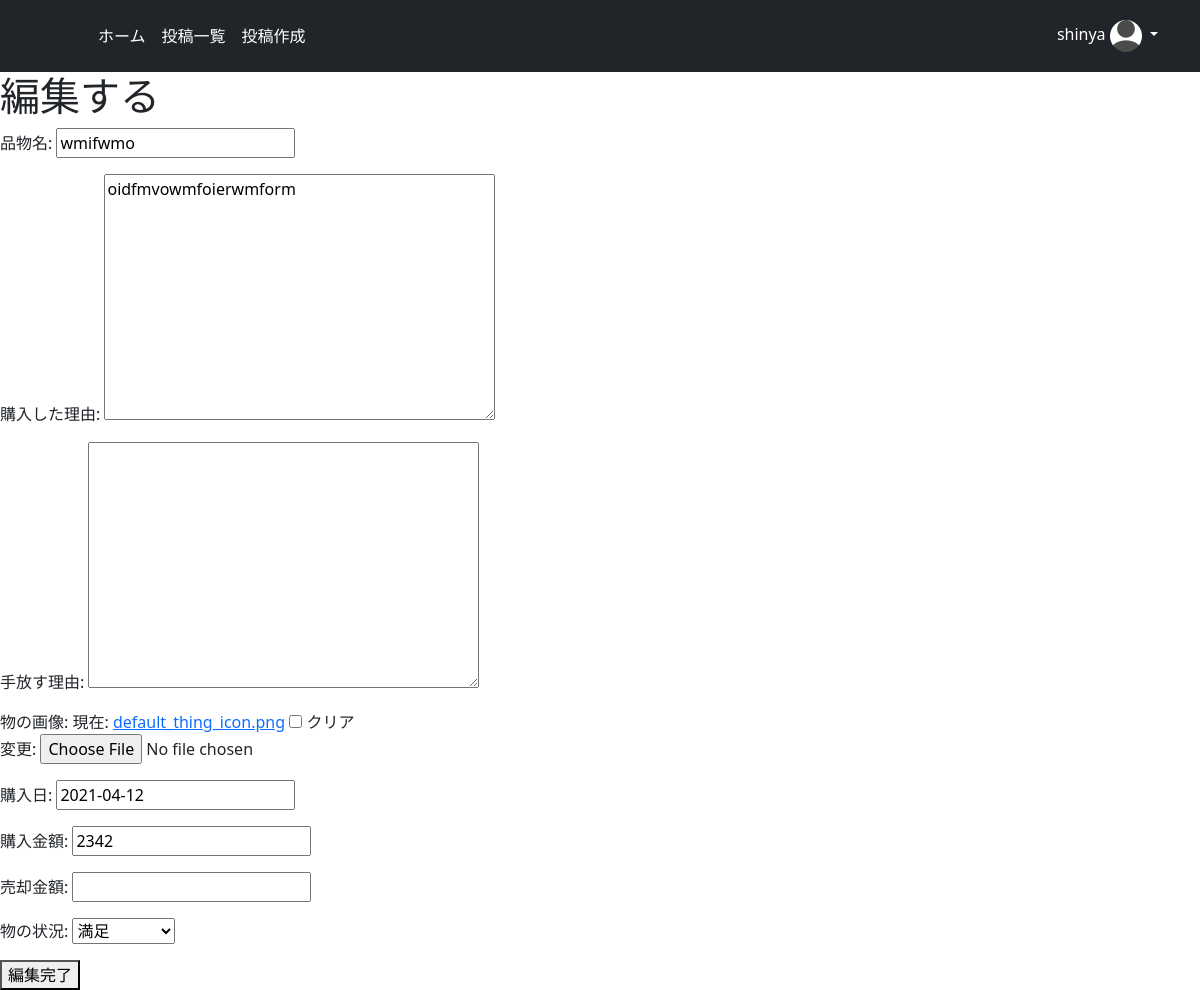
/update/9 (signed in), run on the app's committed database.
### minimal/models.py (models this page shows, shortened)
class CustomUser(AbstractUser):
    image = models.ImageField(upload_to='', blank=True, null=True, verbose_name='プロフィール画像', default='default_user_icon.jpeg')

class MinimalModel(models.Model):
    title = models.CharField(max_length=20, verbose_name='品物名')
    author = models.ForeignKey(get_user_model(), on_delete=models.CASCADE, verbose_name='購入者')
    buy_reason = models.TextField(verbose_name='購入した理由')
    sell_reason = models.TextField(null=True, blank=True, verbose_name='手放す理由')
    status = models.ForeignKey(ThingStatus, on_delete=models.PROTECT, verbose_name='物の状況')
    obj_image = models.ImageField(upload_to='', blank=True, null=True, default='default_thing_icon.png', verbose_name='物の画像')
    buy_date = models.DateField(verbose_name='購入日')
    buy_price = models.IntegerField(verbose_name='購入金額')
    sell_price = models.IntegerField(null=True, blank=True, verbose_name='売却金額')
    nice_throw = models.IntegerField(null=True, blank=True)

### minimal/views.py (the view)
# urls.py: path('update/<int:pk>', views.update, name='update'),
@login_required
def update(request, pk):
    if pk:
        object = get_object_or_404(MinimalModel, pk=pk)
    else:
        object = MinimalModel()
    if object.author.id == request.user.id:
        if request.method == 'POST':
            form = ThingUpdateForm(request.POST, request.FILES, instance=object)
            if form.is_valid():
                post = form.save(commit=False)
                post.author = request.user
                post.save()
                return redirect('detail', pk=pk)
        else:
            form = ThingUpdateForm(instance=object)
        return render(request, 'update.html', {'form': form})
    else:
        message = '他のアカウントの投稿は編集できません。'
        return render(request, 'detail.html', {'message': message, 'object': object})

### minimal/forms.py
class ThingUpdateForm(forms.ModelForm):
    class Meta:
        model = MinimalModel
        fields = ('title', 'buy_reason', 'sell_reason' , 'obj_image', 'buy_date', 'buy_price', 'sell_price', 'status')

### minimal/models.py (called while the page is built)
    def __str__(self):
        return self.name

### templates/update.html (shortened to what this page needs)
{% extends 'base.html' %}
{% block content %}
  <h1>編集する</h1>
  <form method="post" enctype="multipart/form-data">
    {{ form.as_p }}
    <button type="submit">編集完了</button>
  </form>
{% endblock %}

### templates/base.html (shortened to what this page needs)
{% load static %}
<!doctype html>
<html lang="ja">
  <head>
    <link href="https://cdn.jsdelivr.net/npm/bootstrap@5.0.0-beta1/dist/css/bootstrap.min.css" rel="stylesheet">
    {% block customcss %}
    <link href="{% static 'header.css' %}" rel="stylesheet">
    <link rel="stylesheet" href="https://pro.fontawesome.com/releases/v5.10.0/css/all.css"/>
    {% endblock customcss %}
  </head>
  <body>
    <header class="p-3 bg-dark text-white">
      <div class="container">
        <div class="d-flex flex-wrap align-items-center justify-content-center justify-content-lg-start">
          <a href="/" class="d-flex align-items-center mb-2 mb-lg-0 text-white text-decoration-none">
          <svg class="bi me-2" width="40" height="32"><use xlink:href="#bootstrap"/></svg>
          </a>
          <ul class="nav col-12 col-lg-auto me-lg-auto mb-2 justify-content-center mb-md-0">
            <li><a href="{% url 'index' %}" class="nav-link px-2 text-white">ホーム</a></li>
            <li><a href="{% url 'list' %}" class="nav-link px-2 text-white">投稿一覧</a></li>
            {% if request.user.is_authenticated %}
            <li><a href="{% url 'create' %}" class="nav-link px-2 text-white">投稿作成</a></li>
            {% endif %}
          </ul>
      {% if request.user.is_authenticated %}
          <div class="dropdown text-end">
            <a href="#" class="d-block link-dark text-decoration-none dropdown-toggle" id="dropdownUser1" data-bs-toggle="dropdown" aria-expanded="false">
            {{ request.user }}
            <img src="{{ request.user.image.url }}" alt="mdo" width="32" height="32" class="rounded-circle">
            </a>
          </div>
      {% else %}
          <div class="text-end">
            <a href="{% url 'login' %}"><button type="button" class="btn btn-outline-light me-2">Login</button></a>
            <a href="{% url 'signup' %}"><button type="button" class="btn btn-warning">Sign-up</button></a>
          </div>
      {% endif %}
        </div>
      </div>
    </header>
    {% block content %}
    {% endblock content %}
</body>

### minimal/static/header.css (style rules this page uses)
.bi { vertical-align: -.125em; fill: currentColor; }
.dropdown-toggle { outline: 0; color: white; }

### data on the page
CustomUser: user "shinya", user.image (placeholder picture)
MinimalModel: title "wmifwmo", buy_reason "oidfmvowmfoierwmform", buy_date "2021-04-12", buy_price "2342", status "満足"
